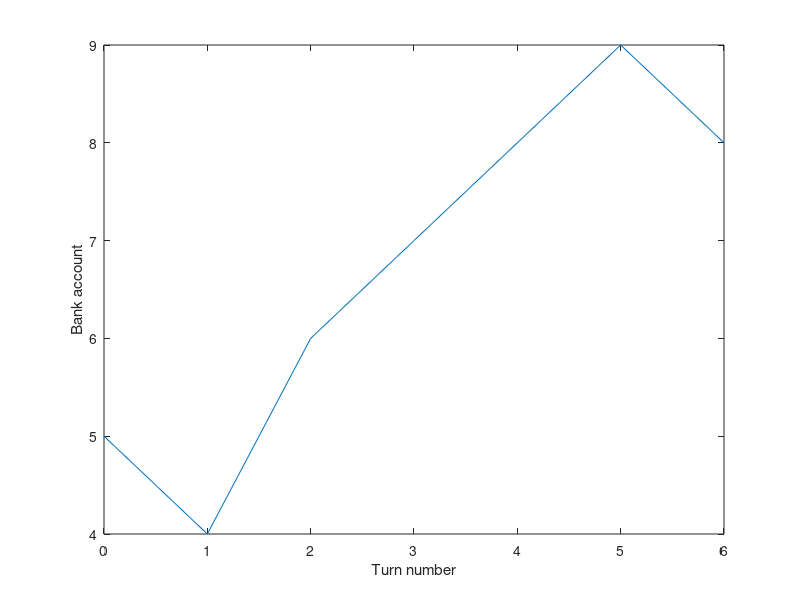

Reproduce this figure in MATLAB.


%% Betting algorithm
clear

get_user_input = 1;

if get_user_input
    % Get starting value of bank
    prompt = 'Welcome to  stanley casino. How much money did you bring? (starting size of bank) ';
    returns = input(prompt,'s');
    bank = str2num(returns);


    % Max turns
    prompt = 'Maximum number of turns? (Inf for unlimited)';
    returns = input(prompt,'s');
    max_turns = str2num(returns);

    % Autoplay mode
    prompt = 'Autoplay martingale mode? (y/n)';
    returns = input(prompt,'s');
    autoplay = returns;
else
    bank=10000;
    max_turns = 1000;
    autoplay = 'y';
    
end

% Initialize histories
earnings = 0;
bank_hist = bank;
earnings_hist = earnings;


do_continue = 1;
Nplays = 0;
autobet0 = 1;               % Starting bet for autobet mode.
bet_predict = autobet0;

while do_continue
    %autobet0 = bank*0.01;
    Nplays = Nplays + 1;
    
    if strcmp(autoplay,'n');
        % Get user's bet
        prompt = ['Balance = ' num2str(bank) '. Enter your bet, or press q to quit: '];
        returns = input(prompt,'s');
        if strcmp(returns,'q'); do_continue = 0;
        end
        bet=str2num(returns);
    else
        prompt = ['Balance = ' num2str(bank) '. Enter your bet, or press q to quit: '];
        fprintf(prompt);
        bet=bet_predict;
        fprintf([num2str(bet) '\n']);
    end
    
    
    
    if randn(1,1) > 0
        fprintf('You won \n');
        winnings = bet;
        bet_predict = autobet0;
    else
        fprintf('You lost \n');
        winnings = -1*bet;
        bet_predict = bet*2;
    end
    
    % Update bank, recording histories
    bank = bank + winnings;
    earnings = earnings + winnings;
    
    bank_hist = [bank_hist bank];
    earnings_hist = [earnings_hist earnings];
    
    if bank <= 0; fprintf('You are out of money!'); do_continue = 0; end
    if Nplays > max_turns; fprintf('Out of turns. Simulation ended.'); do_continue = 0; end
    
end

if any(isinf(bank_hist))
    figure; plot(0:Nplays,earnings_hist);xlabel('Turn number'); ylabel('Net earnings');
else
    figure; plot(0:Nplays,bank_hist);xlabel('Turn number'); ylabel('Bank account');
end




